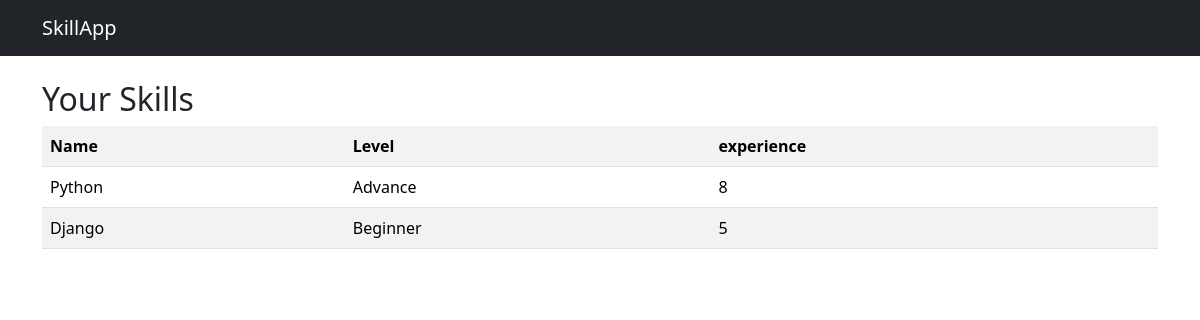
The app's page /skills/, older data.
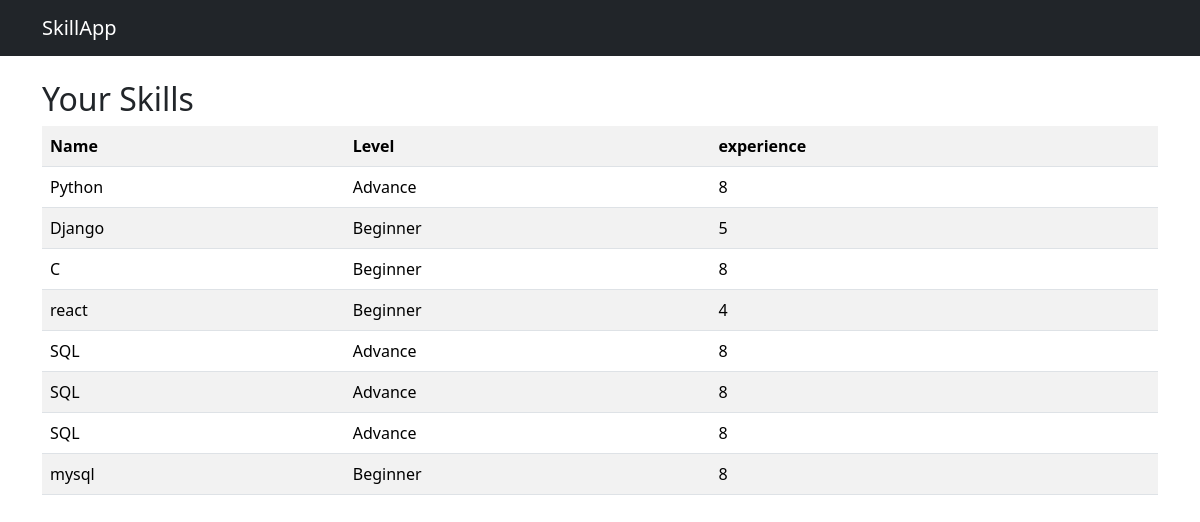
The same page, newer data.
### app/models.py (models this page shows, shortened)
class Skills(models.Model):
    name=models.CharField(max_length=100)
    level=models.CharField(max_length=50)
    experience=models.IntegerField()

### app/views.py (the view)
# urls.py: path("skills/",skills),
def skills(request):
    skills=Skills.objects.all()
    context={"skills":skills}
    return render(request,"app/skills.html",context)

### app/templates/app/skills.html
{% extends "app/base.html" %}
{% block content %}
<h2>Your Skills</h2>
<table class="table table-striped">
<tr>
<th>Name</th>
<th>Level</th>
<th>experience</th>
</tr>
{% for skill in skills %}
<tr>
<td>{{ skill.name }}</td>
<td>{{ skill.level }}</td>
<td>{{ skill.experience }}</td>
</tr>
{% endfor %}
</table>
{% endblock %}

Row changes from the older to the newer data that the page shows:
added Skills: name "C", level "Beginner", experience "8"
added Skills: name "react", level "Beginner", experience "4"
added Skills: name "SQL", level "Advance", experience "8"
added Skills: name "SQL", level "Advance", experience "8"
added Skills: name "SQL", level "Advance", experience "8"
added Skills: name "mysql", level "Beginner", experience "8"
